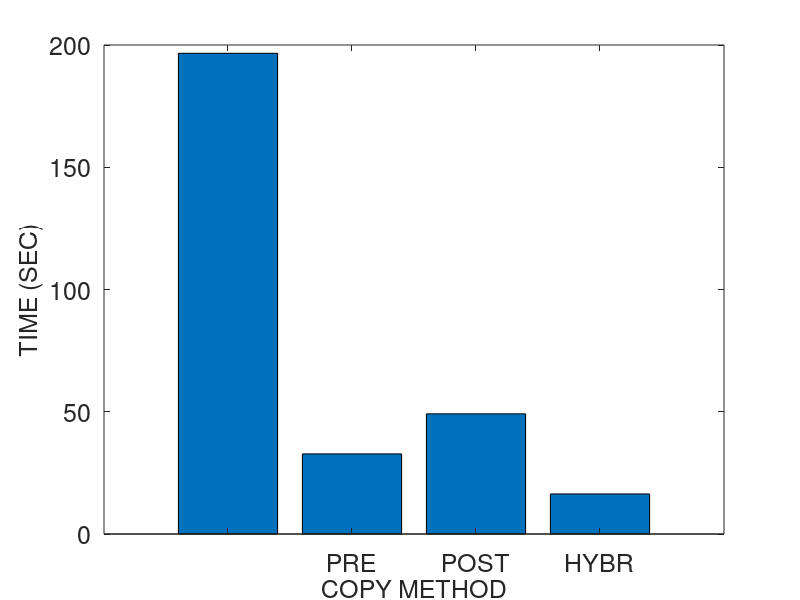
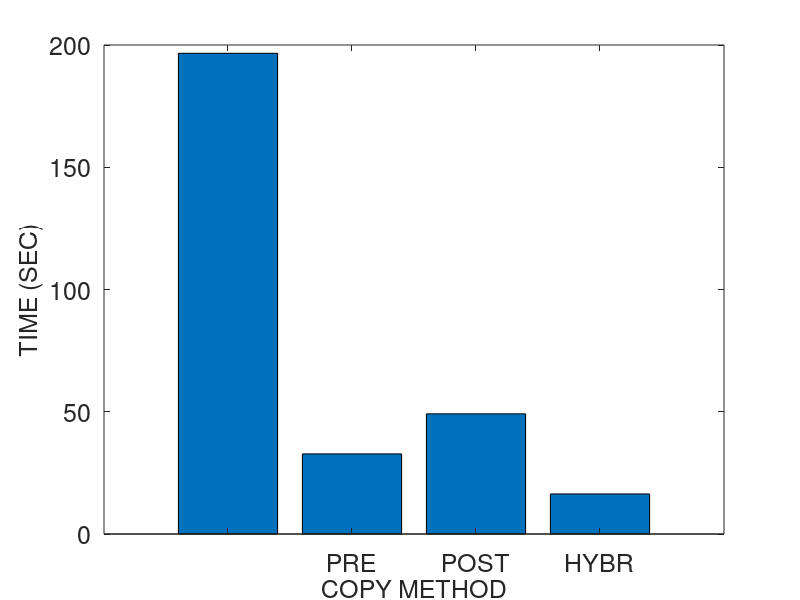
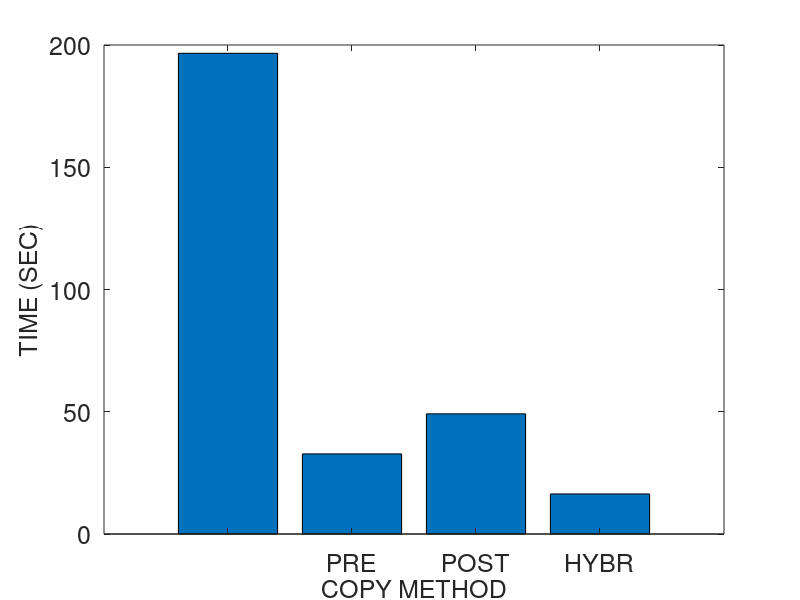
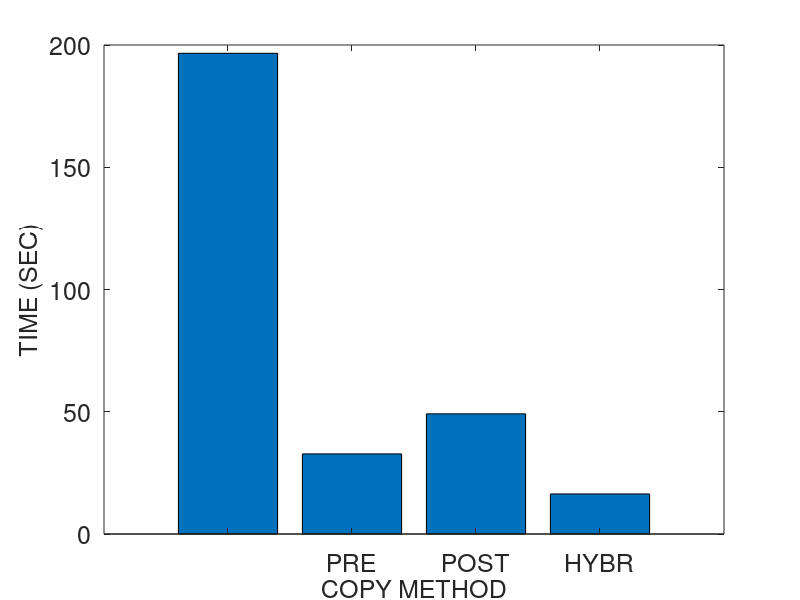

MATLAB code for these plots, in order:
% basic hybrid copy migration
% memory size in MB
r = 4096
r *= 1024 % convert to KB

% page dirty rate in percent (%): against to total memory pages
readrate = 0
prefix = strcat ("M4G_R", num2str(readrate))
readrate /= 100

dirtyrate = 50 
prefix = strcat (prefix, "_W", num2str(dirtyrate))
dirtyrate /= 100

run = 1

pagesize = 4 % in KB
numpages = r / pagesize

% delta compression rate
comp = 0.5 

% amount of CPU and device states in KB 
scinfo = 100

% working set size in number of pages
wss = numpages * 0.25

% 0: zero, 1: read, 2: dirtied, 3: inactive data
mem = zeros(1, numpages);

% prediction accuracy 0 through 1
acc = 1
%acc = 0

run = 1

prefix = strcat (prefix, "_acc", num2str(acc), "_r", num2str(run))

% bandwidth in gbps
b = 1000 
b = b * 1024/8 % convert to KB

fontsize = 18
%fontsize = 20

totaltime = 0;
downtime = 0;
totaldata = 0;

A = zeros(4, 3);

%%%%%%%%%%%%%%%%%%%%%%%%%%%%%%
% precopy migration
%%%%%%%%%%%%%%%%%%%%%%%%%%%%%%
fprintf('\n')
disp('==================== Precopy migration ====================')
% iterations
present = numpages * pagesize
iter = 0
while present > 50 && iter < 29 && totaldata < 4*r
	pretime = present / b
	totaltime += pretime
	totaldata += present
	present = numpages * pagesize * dirtyrate 
	%dirts = wss * dirtyrate
	iter += 1
end

% stop-and-copy phase
% stop conditions: 29 iterations, 50 pages, 4 memory size sent
scsent = scinfo + present * pagesize
downtime = scsent / b
totaltime += downtime
totaldata += scsent

% network fault rate
NFR = 0

A (1, 1) = totaltime;
A (1, 2) = downtime;
A (1, 3) = totaldata;

%%%%%%%%%%%%%%%%%%%%%%%%%%%%%%
% postcopy migration
%%%%%%%%%%%%%%%%%%%%%%%%%%%%%%
fprintf('\n')
disp('===================== Postcopy migration ======================')
totaltime = 0;
downtime = 0;
totaldata = 0;

% stop-and-copy phase
scsent = scinfo
downtime = scsent / b
totaltime += downtime
totaldata += scsent

% prepaging (bubbling) and on-demand paging
postsent = r
posttime = postsent/b
totaltime += posttime
totaldata += postsent
% network fault rate
NFR = 0.2

A (2, 1) = totaltime;
A (2, 2) = downtime;
A (2, 3) = totaldata;

%%%%%%%%%%%%%%%%%%%%%%%%%%%%%%
% hybrid copy migration
%%%%%%%%%%%%%%%%%%%%%%%%%%%%%%
fprintf('\n')
disp('==================== Hybrid copy migration ====================')
totaltime = 0;
downtime = 0;
totaldata = 0;

% precopy phase: single iteration
present = r
pretime = present / b
totaltime += pretime
totaldata += present

% stop-and-copy phase
bitmapsize = 500 % KB
scsent = scinfo + bitmapsize
downtime = scsent / b
totaltime += downtime
totaldata += scsent

% postcopy phase: prepaging (bubbling) and on-demand paging
%dirts = wss * dirtyrate
dirts = numpages * dirtyrate
postsent = dirts * pagesize
posttime = postsent/b
totaltime += posttime
totaldata += postsent
% network fault rate
NFR = 0.2

A (3, 1) = totaltime;
A (3, 2) = downtime;
A (3, 3) = totaldata;

%%%%%%%%%%%%%%%%%%%%%%%%%%%%%%
% proactive hybrid copy migration
%%%%%%%%%%%%%%%%%%%%%%%%%%%%%%
%disp(char(10))
fprintf('\n')
disp('=============== Proactive hybrid copy migration ================')
totaltime = 0;
downtime = 0;
totaldata = 0;

% precopy phase
% LRU, PFR

% scan the dirtied pages
% for dirtied pages
% 	mark dirtied (1)
% 	mem(random (1, wss * 0.1))	
randperm(int64(wss * 0.1));
% for read pages
% 	mark read (2)
% 	mem (random (wss * 0.1, wss * 0.2))

% for pages
% 	predict read/write

% send the pages most likely to be read and least likely to be dirtied
% do not send the pages most likely to be dirtied
% construct queue with the order of p1/p2
%reads = numpages * 0.4 
% total read rate = wss * read_rate = 0.25 * 0.16 = 0.04 (4%)
%read_rate = 0.16
%read_rate = 0.04 % 4% of total memory
% total write rate = wss * write_rate = 0.25 * 0.16 = 0.04 (4%)
%write_rate = 0.16
%write_rate = 0.04 % 4% of total memory
% simple case: readonly pages (RO) - zero dirtied pages 
%RO = 0.3
pred_pages = numpages * readrate * acc

% LRU
% for LRU queue
% 	mark sent
%	insert the pages into cache and perform delta compression

present = pred_pages * pagesize
pretime = present/b
totaltime += pretime
totaldata += present

% stop-and-copy phase
% send the CPU and device states
bitmapsize = 500 % KB
scsent = scinfo + bitmapsize
downtime = scsent/b
totaltime += downtime
totaldata += scsent

% postcopy phase
postsent = (numpages - pred_pages) * pagesize

% exclude the predicted dirtied pages 
pred_dirts = numpages * dirtyrate * acc
postsent = (numpages - pred_pages - pred_dirts) * pagesize
posttime = postsent/b
totaltime += posttime
totaldata += postsent

% network fault rate
NFR = 0.2

A (4, 1) = totaltime;
A (4, 2) = downtime;
A (4, 3) = totaldata

%%%%%%%%%%%%%%%%%%%%%%%%%%%%%%%%%%%%%%%%%%%%%%%%%%%%%%%
%                     plotting
% precopy
% postcopy
% hybrid
% pro-hybrid
%%%%%%%%%%%%%%%%%%%%%%%%%%%%%%%%%%%%%%%%%%%%%%%%%%%%%%%

%prefix = "M4G_R14W14_acc100_r1"
%prefix = strcat ("M4G_R", readrate, "W", dirtyrate, "acc", acc, "r", run)
%prefix = strcat (prefix, "W")
%prefix = strcat (prefix, dirtyrate)

dlmwrite (prefix, A, ' ')

%%%%%%%%%%%%%%%%%%%% total time %%%%%%%%%%%%%%%%%%%%%%
figure;
output = strcat(prefix, ".tt");
%output = prefix
x = ['PRECOPY', 'POSTCOPY', 'HYBRID', 'PRO-HYBRID'];
x = {'', 'PRE', 'POST', 'HYBR', 'PROH', ''};
x = {'', 'PRE', 'POST', 'HYBR', 'PROH'};
%x = 1:1:length(A);
%plot(x, A(:,2)/1000000, x, A(:,3)/1000000, '-.*');
%plot(A(:,2));

%xtics = 1:4:16
%bar(xtics, A(:,1))
bar(A(:,1))
set(gca, 'XTickLabel', x, 'FontSize', fontsize)
xlabel('COPY METHOD', 'FontSize', fontsize);
ylabel('TIME (SEC)', 'FontSize', fontsize);
%legend('PRECOPY', 'POSTCOPY', 'HYBRID', 'PRO-HYBRID');
%bar(x, A(:,1))

saveas (1, strcat(output, ".png"));
saveas (1, strcat(output, ".eps"));
saveas (1, strcat(output, ".emf"));

%%%%%%%%%%%%%%%%%%%% downtime %%%%%%%%%%%%%%%%%%%%%%
figure;
output = strcat(prefix, ".dt");

bar(A(:,2))
set(gca, 'XTickLabel', x, 'FontSize', fontsize)
xlabel('COPY METHOD', 'FontSize', fontsize);
ylabel('TIME (SEC)', 'FontSize', fontsize);

saveas (1, strcat(output, ".png"));
saveas (1, strcat(output, ".eps"));
saveas (1, strcat(output, ".emf"));

%%%%%%%%%%%%%%%%%%%% total data %%%%%%%%%%%%%%%%%%%%%%
figure;
output = strcat(prefix, ".td");

bar(A(:,3))
set(gca, 'XTickLabel', x, 'FontSize', fontsize)
xlabel('COPY METHOD', 'FontSize', fontsize);
ylabel('SIZE (KB)', 'FontSize', fontsize);

saveas (1, strcat(output, ".png"));
saveas (1, strcat(output, ".eps"));
saveas (1, strcat(output, ".emf"));
